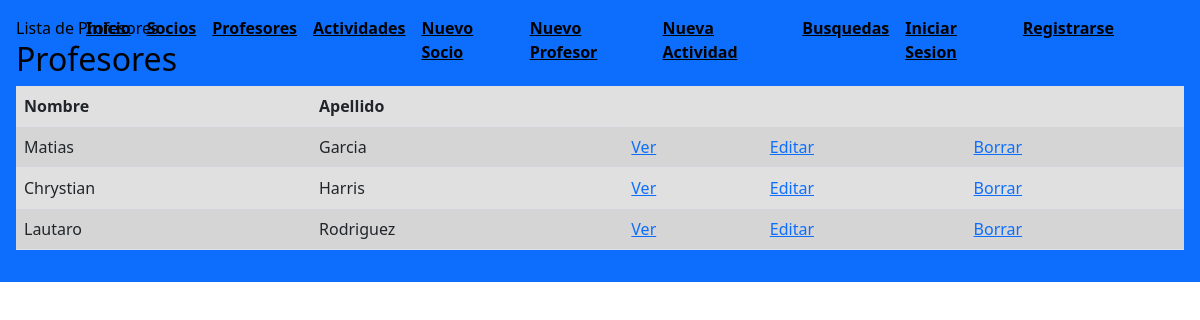
The page /lista-profesores/ (signed in) on the database its author committed.
### AppProyecto/models.py (models this page shows, shortened)
class Profesores(models.Model):
    nombre = models.CharField(max_length=30)
    apellido = models.CharField(max_length=30)
    email = models.EmailField()
    profesion = models.CharField(max_length=30)

### AppProyecto/views.py (the view)
# urls.py: path('lista-profesores/', views.lista_profesores, name='lista-profesores'),
@login_required
def lista_profesores(req):
    profesores = Profesores.objects.all()
    return render(req, 'appProyecto/profesores.html', {'profesores': profesores})

### AppProyecto/templates/appProyecto/profesores.html (shortened to what this page needs)
<!DOCTYPE html>
<html lang="en">
<head>
</head>
<body>
    {% extends "appProyecto/padre.html" %}
    {% load static %}
    {% block contenidoQueCambia %}
    {% block titulo %}Lista de Profesores{% endblock %}
<h2>Profesores</h2>
<table class="table table-striped" style="background-color: rgb(224, 224, 224);">
    <thead>
        <tr>
            <th>Nombre</th>
            <th>Apellido</th>
        </tr>
    </thead>
    <tbody>
        {% for profesor in profesores %}
        <tr>
            <td>{{ profesor.nombre }}</td>
            <td>{{ profesor.apellido }}</td>
            <td> <a href="{% url 'Detail-profesor' profesor.id %}">Ver</a></td>
            <td><a href="{% url 'Edit-profesor' profesor.id %}">Editar</a></td>
            <td><a href="{% url 'Delete-profesor' profesor.id %}">Borrar</a></td>
        </tr>
        {% endfor %}
    </tbody>
</table>
    {% endblock %}

### rows shown on the page
Profesores: nombre "Matias", apellido "Garcia"
Profesores: nombre "Chrystian", apellido "Harris"
Profesores: nombre "Lautaro", apellido "Rodriguez"
